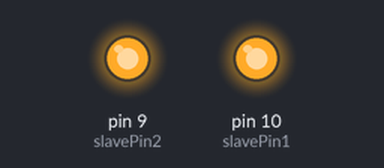
Bench run of a sketch on a simulated Arduino Uno, built with avr-gcc and run on an emulated ATmega328P. Shown: output pins drawn as LEDs (lit = HIGH). What the sketch prints to the serial monitor is not drawn.

Above: at 0.4 s.
Timing chart, 0 to 1.9 s (numbered marks = the images above):
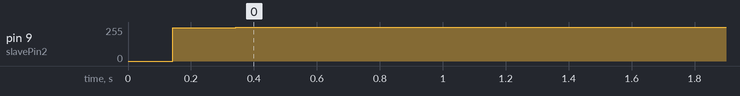

Measured:
- by itself, pin 9 (slavePin2): 0/255 → 250/255 at 0.14 s, → 255/255 0.20 s later

The sketch:

encoders.ino
```cpp
#include <SPI.h>

const int slavePin1 = 10;
const int slavePin2 = 9;

uint8_t data1[5];
uint8_t data2[5];

uint32_t result1 = 0;
uint32_t result2 = 0;

int error_bit1 = 0;
int error_bit2 = 0;

unsigned long time1 = 0;
unsigned long time2 = 0;

SPISettings settings(3000000, MSBFIRST, SPI_MODE0);

void setup()
{
  Serial.begin(115200);
  SPI.begin();
  SPI.beginTransaction(settings);
  pinMode(slavePin1, OUTPUT);
  pinMode(slavePin2, OUTPUT);
  delay(100);
}

uint32_t convert(uint8_t *arr)
{
  uint32_t res = 0;
  res = arr[0];
  res = res << 8;
  res = res | arr[1];
  res = res << 4;
  res = res | (arr[2] >> 4);
  return res;
}

uint32_t readAngle(uint8_t *data, int slavePin, int &error_bit)
{
  digitalWrite(slavePin, LOW);
  for (int i = 0; i < 5; i++)
  {
    data[i] = SPI.transfer(0);
  }
  digitalWrite(slavePin, HIGH);
  error_bit = (data[2] & 0b00000100) >> 2;
  return convert(data);
}

unsigned int hz = 0;

unsigned int send_time = 0;

void loop()
{

  result1 = readAngle(data1, slavePin1, error_bit1);
  time1 = micros();
  result2 = readAngle(data2, slavePin2, error_bit2);
  time2 = micros();
  hz++;
/*
  if (send_time == 0)
    send_time = millis();
  if (millis() - send_time >= 1000)
  {
    send_time = 0;

    Serial.print(hz);
    Serial.println();
    hz = 0;
  }
  */
  Serial.print(result1);
  Serial.print(" ");
  Serial.print(error_bit1);
  Serial.print(" ");
  Serial.print(time1);
  Serial.print(" ");
  Serial.print(result2);
  Serial.print(" ");
  Serial.print(error_bit2);
  Serial.print(" ");
  Serial.print(time2);
  Serial.println();

  if(hz > 100) delay(90000);

}
```
